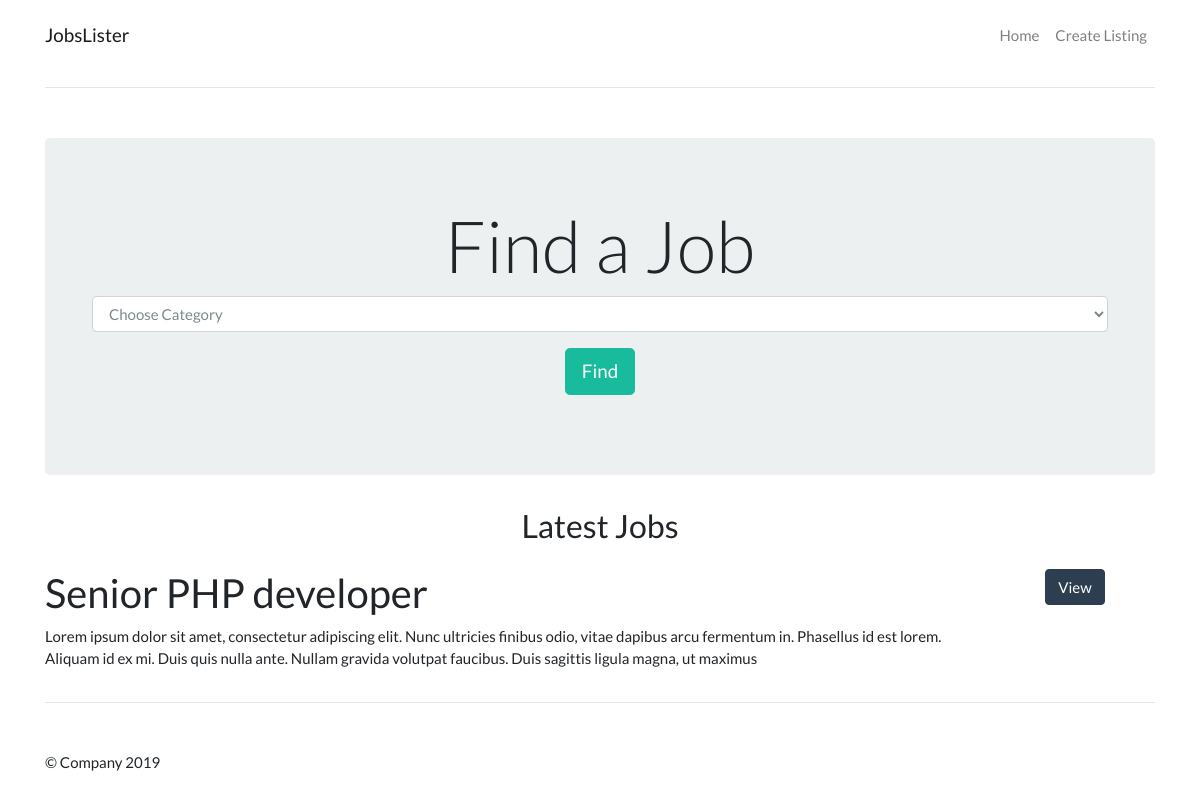
Before: / with the older database file.
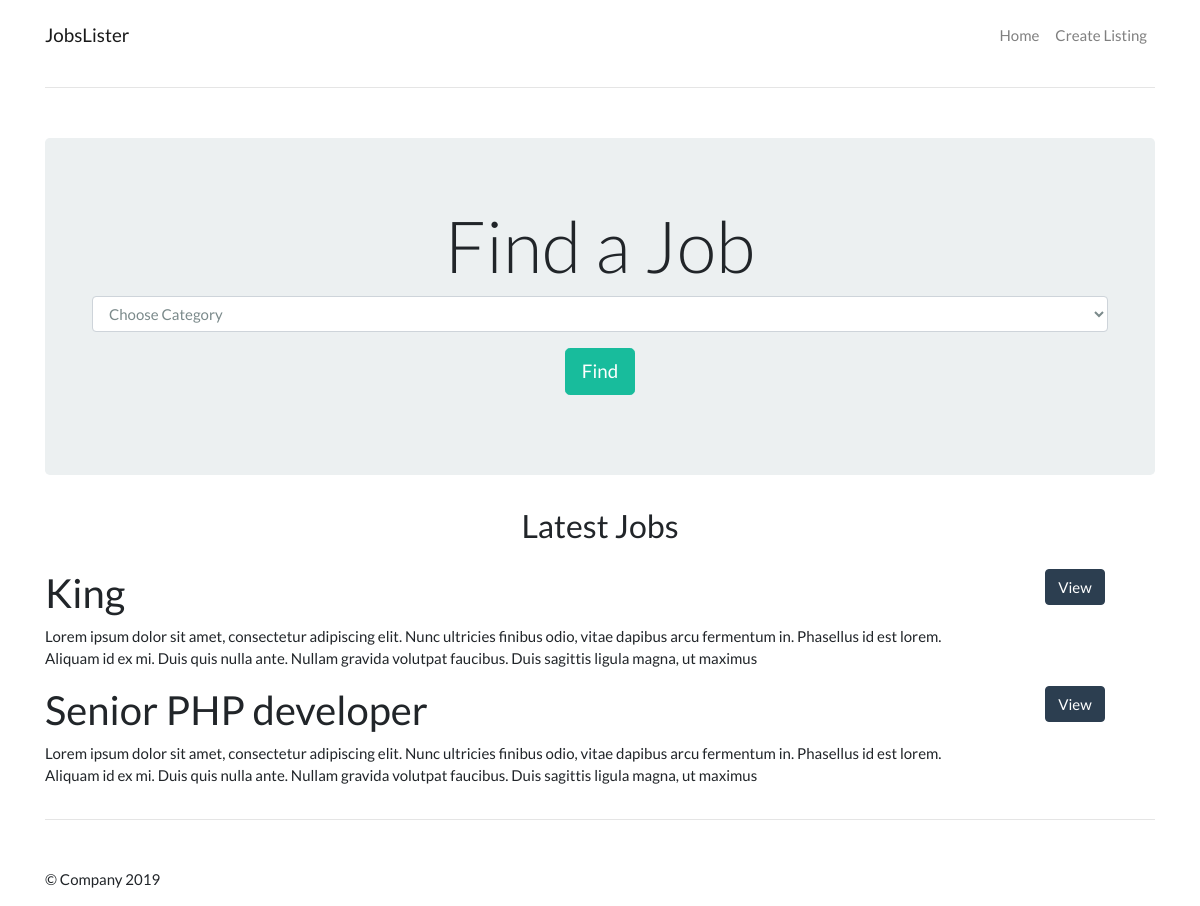
After: the same page with the newer database file.
### tables this page shows
CREATE TABLE `jobs` (
  `id` int(11) NOT NULL,
  `category_id` int(11) NOT NULL,
  `company` varchar(255) NOT NULL,
  `job_title` varchar(255) NOT NULL,
  `description` varchar(255) NOT NULL,
  `salary` varchar(255) NOT NULL,
  `location` varchar(255) NOT NULL,
  `contact_user` varchar(255) NOT NULL,
  `contact_email` varchar(255) NOT NULL,
  `post_date` timestamp NOT NULL DEFAULT CURRENT_TIMESTAMP
);

### library/Template.php (called while the page is built, shortened)
<?php
    class Template {
        protected $template;
        public function __construct($template) {
            $this->template = $template;
        }
        public function __toString() {
            include basename($this->template);
            return ob_get_clean();
        }
    }
?>

### library/Database.php (called while the page is built, shortened)
<?php
    class Database {
        private $host = DB_HOST;
        private $user = DB_USER;
        private $pass = DB_PASS;
        private $dbname = DB_NAME;
        private $dbh;
        private $stmt;
        public function __construct() {
            $dsn = 'mysql:host='. $this->host .';dbname='. $this->dbname;
            $options = [
                PDO::ATTR_PERSISTENT => true,
                PDO::ATTR_ERRMODE => PDO::ERRMODE_EXCEPTION,
            ];
            try {
                $this->dbh = new PDO($dsn, $this->user, $this->pass, $options);
            } catch(PDOException $e) {
                  $this->error = $e->getMessage();
            }
        }
         public function query($query) {
            $this->stmt = $this->dbh->prepare($query);
        }
        public function execute() {
            return $this->stmt->execute();
        }
        public function resultSet() {
            $this->execute();
            return $this->stmt->fetchAll(PDO::FETCH_OBJ);
        }
    }
?>

### library/Job.php (called while the page is built, shortened)
<?php
    class Job {
        private $db;
        public function __construct() {
            $this->db = new Database;
        }
        public function getAllJobs() {
            $this->db->query("SELECT jobs.*, categories.name AS cat_name
                              FROM jobs
                              INNER JOIN categories
                              ON jobs.category_id = categories.id
                              ORDER BY post_date DESC
                            ");
            $results = $this->db->resultSet();
            return $results;
        }
        public function getCategories() {
            $this->db->query("SELECT * FROM categories");
            $results = $this->db->resultSet();
            return $results;
        }
    }
?>

### templates/frontpage.php (the view, shortened to what this page needs)
<?php include "inc/header.php"; ?>
</div>
<main role="main">
 <div class="container">
  <div class="jumbotron text-center">
    <div class="container">
      <h1 class="display-3">Find a Job</h1>
        <form action="index.php" method="get">
        <div class="form-group">
            <select name="category" class="form-control">
                <option value="0">Choose Category</option>
            </select>
            </div>
            <div class="form-group">
              <input type="submit" class="btn btn-lg btn-success" value="Find">
            </div>
        </form>
    </div>
  </div>
  <div class="row mb-3">
    <div class="col-md-12 text-center">
      <h3><?= $title; ?></h3>
    </div>
  </div>
    <?php foreach($jobs as $job): ?>
    <div class="row">
      <div class="col-md-10">
        <h2><?= $job->job_title; ?></h2>
        <p><?= $job->description; ?></p>
      </div>
      <div class="col-md-2 text-center">
        <a href="job.php?id=<?= $job->id; ?>" class="btn btn-primary">View</a>
      </div>
    </div>
    <?php endforeach; ?>
    <hr>
  </div>
</main>
<?php include "inc/footer.php"; ?>

### index.php (shortened to what this page needs)
<?php
    $jobs = new Job;
    $template = new Template('templates/frontpage.php');
    $category = isset($_GET['category']) ? $_GET['category'] : null;
    if($category) {
        $template->jobs = $jobs->getByCategory($category);
        $template->title = 'Jobs In '. $jobs->getCategory($category)->name;
    } else {
        $template->title = 'Latest Jobs';
        $template->jobs = $jobs->getAllJobs();
    }
    $template->categories = $jobs->getCategories();
    echo $template;
?>

### templates/inc/header.php (shortened to what this page needs)
<!DOCTYPE html>
<html lang="en">
<head>
    <link rel="stylesheet" href="assets/css/bootstrap.min.css">
    <link rel="stylesheet" href="assets/css/styles.css">
</head>
<body>
<nav class="navbar navbar-expand-md navbar-light">
<div class="container">
  <a class="navbar-brand" href="#"><?= SITE_NAME; ?></a>
  <div class="collapse navbar-collapse" id="navbarsExampleDefault">
    <ul class="navbar-nav ml-auto">
      <li class="nav-item">
        <a class="nav-link" href="index.php">Home <span class="sr-only">(current)</span></a>
      </li>
      <li class="nav-item">
        <a class="nav-link" href="create.php">Create Listing</a>
      </li>
    </ul>
  </div>
  </div>
</nav>
<div class="container">
<hr>

### templates/inc/footer.php (shortened to what this page needs)
<footer class="container mt-5">
  <p>&copy; Company <?= date("Y"); ?></p>
</footer>
</body>
</html>

### assets/css/styles.css (style rules this page uses)
.jumbotron { margin-top: 50px; }

Changed rows visible on the page:
added jobs: job_title "King", description "Lorem ipsum dolor sit amet, consectetur adipiscing elit. Nunc ultricies finibus odio, vitae dapibus arcu fermentum in. Phasellus id est lorem. Aliquam id ex mi. Duis quis nulla ante. Nullam gravida volutpat faucibus. Duis sagittis ligula magna, ut maximus"
